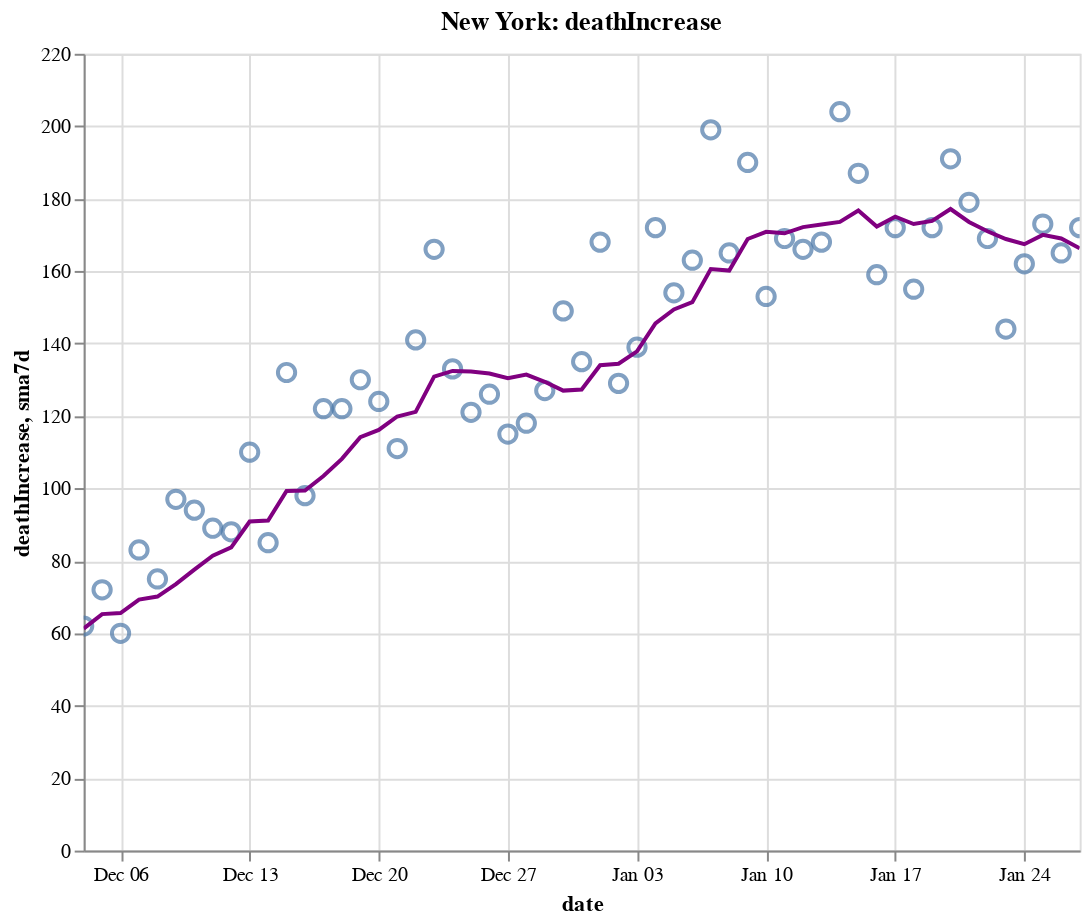

This figure's notebook cell:
### Code cell
create_plot(ny, 'deathIncrease')

### Figure 1 — Vega-Lite specification as saved in the notebook (floating-point values rounded to 4 significant figures)
{"config": {"view": {"continuousWidth": 400, "continuousHeight": 300}}, "layer": [{"layer": [{"mark": {"type": "point", "size": 75}, "encoding": {"tooltip": [{"type": "temporal", "field": "date"}, {"type": "quantitative", "field": "deathIncrease"}, {"type": "quantitative", "field": "sma7d"}], "x": {"type": "temporal", "field": "date"}, "y": {"type": "quantitative", "field": "deathIncrease"}}, "selection": {"selector012": {"type": "interval", "bind": "scales", "encodings": ["x", "y"]}}}, {"mark": {"type": "line", "color": "purple"}, "encoding": {"x": {"type": "temporal", "field": "date"}, "y": {"type": "quantitative", "field": "sma7d"}}}]}, {"mark": {"type": "rule", "color": "#aaa"}, "encoding": {"x": {"type": "temporal", "field": "date"}}, "transform": [{"filter": {"selection": "selector011"}}]}, {"mark": "circle", "encoding": {"opacity": {"condition": {"value": 1, "selection": "selector011"}, "value": 0}, "tooltip": [{"type": "temporal", "field": "date"}, {"type": "quantitative", "field": "deathIncrease"}, {"type": "quantitative", "field": "sma7d"}], "x": {"type": "temporal", "field": "date"}, "y": {"type": "quantitative", "field": "deathIncrease"}}, "selection": {"selector011": {"type": "single", "encodings": ["x"], "on": "mouseover", "nearest": true, "empty": "none"}}}, {"mark": {"type": "text", "align": "left", "dx": 5, "dy": -5, "stroke": "white", "strokeWidth": 2}, "encoding": {"text": {"type": "quantitative", "field": "deathIncrease"}, "tooltip": [{"type": "temporal", "field": "date"}, {"type": "quantitative", "field": "deathIncrease"}, {"type": "quantitative", "field": "sma7d"}], "x": {"type": "temporal", "field": "date"}, "y": {"type": "quantitative", "field": "deathIncrease"}}, "transform": [{"filter": {"selection": "selector011"}}]}, {"mark": {"type": "text", "align": "left", "dx": 5, "dy": -5}, "encoding": {"text": {"type": "quantitative", "field": "deathIncrease"}, "tooltip": [{"type": "temporal", "field": "date"}, {"type": "quantitative", "field": "deathIncrease"}, {"type": "quantitative", "field": "sma7d"}], "x": {"type": "temporal", "field": "date"}, "y": {"type": "quantitative", "field": "deathIncrease"}}, "transform": [{"filter": {"selection": "selector011"}}]}], "data": {"name": "data-898d593ca2e7c5fc189b7c113ba6adb2"}, "height": 400, "title": "New York: deathIncrease", "width": 500, "$schema": "https://vega.github.io/schema/vega-lite/v4.8.1.json", "datasets": {"data-898d593ca2e7c5fc189b7c113ba6adb2": [{"date": "2020-12-04T00:00:00", "totalTestResultsIncrease": 208300.0, "positiveIncrease": 11270.0, "death": 27020.0, "deathIncrease": 62.0, "positiveRate": 0.054, "state": "New York", "sma7d": 61.29}, {"date": "2020-12-05T00:00:00", "totalTestResultsIncrease": 215400.0, "positiveIncrease": 10760.0, "death": 27090.0, "deathIncrease": 72.0, "positiveRate": 0.05, "state": "New York", "sma7d": 65.29}, {"date": "2020-12-06T00:00:00", "totalTestResultsIncrease": 205800.0, "positiveIncrease": 9702.0, "death": 27150.0, "deathIncrease": 60.0, "positiveRate": 0.047, "state": "New York", "sma7d": 65.57}, {"date": "2020-12-07T00:00:00", "totalTestResultsIncrease": 152300.0, "positiveIncrease": 7302.0, "death": 27230.0, "deathIncrease": 83.0, "positiveRate": 0.048, "state": "New York", "sma7d": 69.29}, {"date": "2020-12-08T00:00:00", "totalTestResultsIncrease": 162500.0, "positiveIncrease": 9335.0, "death": 27310.0, "deathIncrease": 75.0, "positiveRate": 0.057, "state": "New York", "sma7d": 70.14}, {"date": "2020-12-09T00:00:00", "totalTestResultsIncrease": 194600.0, "positiveIncrease": 10600.0, "death": 27400.0, "deathIncrease": 97.0, "positiveRate": 0.054, "state": "New York", "sma7d": 73.57}, {"date": "2020-12-10T00:00:00", "totalTestResultsIncrease": 197400.0, "positiveIncrease": 10180.0, "death": 27500.0, "deathIncrease": 94.0, "positiveRate": 0.052, "state": "New York", "sma7d": 77.57}, {"date": "2020-12-11T00:00:00", "totalTestResultsIncrease": 212700.0, "positiveIncrease": 10600.0, "death": 27590.0, "deathIncrease": 89.0, "positiveRate": 0.05, "state": "New York", "sma7d": 81.43}, {"date": "2020-12-12T00:00:00", "totalTestResultsIncrease": 242900.0, "positiveIncrease": 11130.0, "death": 27680.0, "deathIncrease": 88.0, "positiveRate": 0.046, "state": "New York", "sma7d": 83.71}, {"date": "2020-12-13T00:00:00", "totalTestResultsIncrease": 205200.0, "positiveIncrease": 10190.0, "death": 27780.0, "deathIncrease": 110.0, "positiveRate": 0.05, "state": "New York", "sma7d": 90.86}, {"date": "2020-12-14T00:00:00", "totalTestResultsIncrease": 159800.0, "positiveIncrease": 9044.0, "death": 27870.0, "deathIncrease": 85.0, "positiveRate": 0.057, "state": "New York", "sma7d": 91.14}, {"date": "2020-12-15T00:00:00", "totalTestResultsIncrease": 194200.0, "positiveIncrease": 10350.0, "death": 28000.0, "deathIncrease": 132.0, "positiveRate": 0.053, "state": "New York", "sma7d": 99.29}, {"date": "2020-12-16T00:00:00", "totalTestResultsIncrease": 160900.0, "positiveIncrease": 9998.0, "death": 28100.0, "deathIncrease": 98.0, "positiveRate": 0.062, "state": "New York", "sma7d": 99.43}, {"date": "2020-12-17T00:00:00", "totalTestResultsIncrease": 202800.0, "positiveIncrease": 10910.0, "death": 28220.0, "deathIncrease": 122.0, "positiveRate": 0.054, "state": "New York", "sma7d": 103.4}, {"date": "2020-12-18T00:00:00", "totalTestResultsIncrease": 249400.0, "positiveIncrease": 12700.0, "death": 28340.0, "deathIncrease": 122.0, "positiveRate": 0.051, "state": "New York", "sma7d": 108.1}, {"date": "2020-12-19T00:00:00", "totalTestResultsIncrease": 191500.0, "positiveIncrease": 9919.0, "death": 28470.0, "deathIncrease": 130.0, "positiveRate": 0.052, "state": "New York", "sma7d": 114.1}, {"date": "2020-12-20T00:00:00", "totalTestResultsIncrease": 197300.0, "positiveIncrease": 9957.0, "death": 28600.0, "deathIncrease": 124.0, "positiveRate": 0.05, "state": "New York", "sma7d": 116.1}, {"date": "2020-12-21T00:00:00", "totalTestResultsIncrease": 156500.0, "positiveIncrease": 9007.0, "death": 28710.0, "deathIncrease": 111.0, "positiveRate": 0.058, "state": "New York", "sma7d": 119.9}, {"date": "2020-12-22T00:00:00", "totalTestResultsIncrease": 164900.0, "positiveIncrease": 9716.0, "death": 28850.0, "deathIncrease": 141.0, "positiveRate": 0.059, "state": "New York", "sma7d": 121.1}, {"date": "2020-12-23T00:00:00", "totalTestResultsIncrease": 204400.0, "positiveIncrease": 11940.0, "death": 29020.0, "deathIncrease": 166.0, "positiveRate": 0.058, "state": "New York", "sma7d": 130.9}, {"date": "2020-12-24T00:00:00", "totalTestResultsIncrease": 226300.0, "positiveIncrease": 12570.0, "death": 29150.0, "deathIncrease": 133.0, "positiveRate": 0.056, "state": "New York", "sma7d": 132.4}, {"date": "2020-12-25T00:00:00", "totalTestResultsIncrease": 226600.0, "positiveIncrease": 12450.0, "death": 29270.0, "deathIncrease": 121.0, "positiveRate": 0.055, "state": "New York", "sma7d": 132.3}, {"date": "2020-12-26T00:00:00", "totalTestResultsIncrease": 201400.0, "positiveIncrease": 10810.0, "death": 29400.0, "deathIncrease": 126.0, "positiveRate": 0.054, "state": "New York", "sma7d": 131.7}, {"date": "2020-12-27T00:00:00", "totalTestResultsIncrease": 130300.0, "positiveIncrease": 7623.0, "death": 29510.0, "deathIncrease": 115.0, "positiveRate": 0.059, "state": "New York", "sma7d": 130.4}, {"date": "2020-12-28T00:00:00", "totalTestResultsIncrease": 124900.0, "positiveIncrease": 10410.0, "death": 29630.0, "deathIncrease": 118.0, "positiveRate": 0.083, "state": "New York", "sma7d": 131.4}, {"date": "2020-12-29T00:00:00", "totalTestResultsIncrease": 160200.0, "positiveIncrease": 11440.0, "death": 29760.0, "deathIncrease": 127.0, "positiveRate": 0.071, "state": "New York", "sma7d": 129.4}, {"date": "2020-12-30T00:00:00", "totalTestResultsIncrease": 154900.0, "positiveIncrease": 13420.0, "death": 29900.0, "deathIncrease": 149.0, "positiveRate": 0.087, "state": "New York", "sma7d": 127.0}, {"date": "2020-12-31T00:00:00", "totalTestResultsIncrease": 216600.0, "positiveIncrease": 16800.0, "death": 30040.0, "deathIncrease": 135.0, "positiveRate": 0.078, "state": "New York", "sma7d": 127.3}, {"date": "2021-01-01T00:00:00", "totalTestResultsIncrease": 219300.0, "positiveIncrease": 16500.0, "death": 30210.0, "deathIncrease": 168.0, "positiveRate": 0.075, "state": "New York", "sma7d": 134.0}, {"date": "2021-01-02T00:00:00", "totalTestResultsIncrease": 202400.0, "positiveIncrease": 15070.0, "death": 30340.0, "deathIncrease": 129.0, "positiveRate": 0.074, "state": "New York", "sma7d": 134.4}, {"date": "2021-01-03T00:00:00", "totalTestResultsIncrease": 142300.0, "positiveIncrease": 11370.0, "death": 30480.0, "deathIncrease": 139.0, "positiveRate": 0.08, "state": "New York", "sma7d": 137.9}, {"date": "2021-01-04T00:00:00", "totalTestResultsIncrease": 134400.0, "positiveIncrease": 11210.0, "death": 30650.0, "deathIncrease": 172.0, "positiveRate": 0.083, "state": "New York", "sma7d": 145.6}, {"date": "2021-01-05T00:00:00", "totalTestResultsIncrease": 152400.0, "positiveIncrease": 12670.0, "death": 30800.0, "deathIncrease": 154.0, "positiveRate": 0.083, "state": "New York", "sma7d": 149.4}, {"date": "2021-01-06T00:00:00", "totalTestResultsIncrease": 197800.0, "positiveIncrease": 16650.0, "death": 30960.0, "deathIncrease": 163.0, "positiveRate": 0.084, "state": "New York", "sma7d": 151.4}, {"date": "2021-01-07T00:00:00", "totalTestResultsIncrease": 238600.0, "positiveIncrease": 17640.0, "death": 31160.0, "deathIncrease": 199.0, "positiveRate": 0.074, "state": "New York", "sma7d": 160.6}, {"date": "2021-01-08T00:00:00", "totalTestResultsIncrease": 243900.0, "positiveIncrease": 18830.0, "death": 31330.0, "deathIncrease": 165.0, "positiveRate": 0.077, "state": "New York", "sma7d": 160.1}, {"date": "2021-01-09T00:00:00", "totalTestResultsIncrease": 258000.0, "positiveIncrease": 16940.0, "death": 31520.0, "deathIncrease": 190.0, "positiveRate": 0.066, "state": "New York", "sma7d": 168.9}, {"date": "2021-01-10T00:00:00", "totalTestResultsIncrease": 246800.0, "positiveIncrease": 15360.0, "death": 31670.0, "deathIncrease": 153.0, "positiveRate": 0.062, "state": "New York", "sma7d": 170.9}, {"date": "2021-01-11T00:00:00", "totalTestResultsIncrease": 203900.0, "positiveIncrease": 13710.0, "death": 31840.0, "deathIncrease": 169.0, "positiveRate": 0.067, "state": "New York", "sma7d": 170.4}, {"date": "2021-01-12T00:00:00", "totalTestResultsIncrease": 196700.0, "positiveIncrease": 15210.0, "death": 32010.0, "deathIncrease": 166.0, "positiveRate": 0.077, "state": "New York", "sma7d": 172.1}, {"date": "2021-01-13T00:00:00", "totalTestResultsIncrease": 196900.0, "positiveIncrease": 14580.0, "death": 32180.0, "deathIncrease": 168.0, "positiveRate": 0.074, "state": "New York", "sma7d": 172.9}, {"date": "2021-01-14T00:00:00", "totalTestResultsIncrease": 212600.0, "positiveIncrease": 13660.0, "death": 32380.0, "deathIncrease": 204.0, "positiveRate": 0.064, "state": "New York", "sma7d": 173.6}, {"date": "2021-01-15T00:00:00", "totalTestResultsIncrease": 324700.0, "positiveIncrease": 19940.0, "death": 32570.0, "deathIncrease": 187.0, "positiveRate": 0.061, "state": "New York", "sma7d": 176.7}, {"date": "2021-01-16T00:00:00", "totalTestResultsIncrease": 277300.0, "positiveIncrease": 16000.0, "death": 32720.0, "deathIncrease": 159.0, "positiveRate": 0.058, "state": "New York", "sma7d": 172.3}, {"date": "2021-01-17T00:00:00", "totalTestResultsIncrease": 246500.0, "positiveIncrease": 13840.0, "death": 32900.0, "deathIncrease": 172.0, "positiveRate": 0.056, "state": "New York", "sma7d": 175.0}, {"date": "2021-01-18T00:00:00", "totalTestResultsIncrease": 186200.0, "positiveIncrease": 12180.0, "death": 33050.0, "deathIncrease": 155.0, "positiveRate": 0.065, "state": "New York", "sma7d": 173.0}, {"date": "2021-01-19T00:00:00", "totalTestResultsIncrease": 177300.0, "positiveIncrease": 12510.0, "death": 33220.0, "deathIncrease": 172.0, "positiveRate": 0.071, "state": "New York", "sma7d": 173.9}, {"date": "2021-01-20T00:00:00", "totalTestResultsIncrease": 195400.0, "positiveIncrease": 13360.0, "death": 33420.0, "deathIncrease": 191.0, "positiveRate": 0.068, "state": "New York", "sma7d": 177.1}, {"date": "2021-01-21T00:00:00", "totalTestResultsIncrease": 224600.0, "positiveIncrease": 13890.0, "death": 33590.0, "deathIncrease": 179.0, "positiveRate": 0.062, "state": "New York", "sma7d": 173.6}, {"date": "2021-01-22T00:00:00", "totalTestResultsIncrease": 268000.0, "positiveIncrease": 15140.0, "death": 33760.0, "deathIncrease": 169.0, "positiveRate": 0.057, "state": "New York", "sma7d": 171.0}, {"date": "2021-01-23T00:00:00", "totalTestResultsIncrease": 262100.0, "positiveIncrease": 13790.0, "death": 33910.0, "deathIncrease": 144.0, "positiveRate": 0.053, "state": "New York", "sma7d": 168.9}, {"date": "2021-01-24T00:00:00", "totalTestResultsIncrease": 250000.0, "positiveIncrease": 12720.0, "death": 34070.0, "deathIncrease": 162.0, "positiveRate": 0.051, "state": "New York", "sma7d": 167.4}, {"date": "2021-01-25T00:00:00", "totalTestResultsIncrease": 219500.0, "positiveIncrease": 12000.0, "death": 34240.0, "deathIncrease": 173.0, "positiveRate": 0.055, "state": "New York", "sma7d": 170.0}, {"date": "2021-01-26T00:00:00", "totalTestResultsIncrease": 162900.0, "positiveIncrease": 11060.0, "death": 34410.0, "deathIncrease": 165.0, "positiveRate": 0.068, "state": "New York", "sma7d": 169.0}, {"date": "2021-01-27T00:00:00", "totalTestResultsIncrease": 202700.0, "positiveIncrease": 11030.0, "death": 34580.0, "deathIncrease": 172.0, "positiveRate": 0.054, "state": "New York", "sma7d": 166.3}]}}
